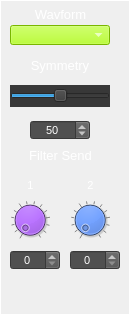
     <widget class="CustomFrame" name="frame_Osc1Waveform">
      <property name="geometry">
       <rect>
        <x>10</x>
        <y>10</y>
        <width>130</width>
        <height>315</height>
       </rect>
      </property>
      <property name="styleSheet">
       <string notr="true">color: rgb(255, 255, 255);</string>
      </property>
      <property name="frameShape">
       <enum>QFrame::Panel</enum>
      </property>
      <property name="frameShadow">
       <enum>QFrame::Plain</enum>
      </property>
      <property name="lineWidth">
       <number>1</number>
      </property>
      <property name="midLineWidth">
       <number>1</number>
      </property>
      <widget class="QLabel" name="label_3">
       <property name="geometry">
        <rect>
         <x>30</x>
         <y>4</y>
         <width>61</width>
         <height>21</height>
        </rect>
       </property>
       <property name="font">
        <font>
         <pointsize>10</pointsize>
        </font>
       </property>
       <property name="styleSheet">
        <string notr="true">color: rgb(255, 255, 255);</string>
       </property>
       <property name="text">
        <string>Wavform</string>
       </property>
       <property name="alignment">
        <set>Qt::AlignCenter</set>
       </property>
      </widget>
      <widget class="QSpinBox" name="spinBox_Osc1SendFilter2">
       <property name="geometry">
        <rect>
         <x>70</x>
         <y>250</y>
         <width>50</width>
         <height>20</height>
        </rect>
       </property>
       <property name="font">
        <font>
         <pointsize>8</pointsize>
        </font>
       </property>
       <property name="focusPolicy">
        <enum>Qt::NoFocus</enum>
       </property>
       <property name="styleSheet">
        <string notr="true">background-color: rgb(80,80,80);
color: rgb(255, 255, 255);</string>
       </property>
       <property name="alignment">
        <set>Qt::AlignCenter</set>
       </property>
       <property name="readOnly">
        <bool>false</bool>
       </property>
       <property name="accelerated">
        <bool>true</bool>
       </property>
       <property name="maximum">
        <number>100</number>
       </property>
       <property name="value">
        <number>0</number>
       </property>
      </widget>
      <widget class="CustomDial" name="dial_Osc1SendFilter2">
       <property name="geometry">
        <rect>
         <x>70</x>
         <y>200</y>
         <width>40</width>
         <height>40</height>
        </rect>
       </property>
       <property name="focusPolicy">
        <enum>Qt::NoFocus</enum>
       </property>
       <property name="styleSheet">
        <string notr="true">background-color: rgb(0, 85, 255);</string>
       </property>
       <property name="maximum">
        <number>100</number>
       </property>
       <property name="value">
        <number>0</number>
       </property>
       <property name="wrapping">
        <bool>false</bool>
       </property>
       <property name="notchTarget">
        <double>8.000000000000000</double>
       </property>
       <property name="notchesVisible">
        <bool>true</bool>
       </property>
      </widget>
      <widget class="QSpinBox" name="spinBox_Osc1SendFilter1">
       <property name="geometry">
        <rect>
         <x>10</x>
         <y>250</y>
         <width>50</width>
         <height>20</height>
        </rect>
       </property>
       <property name="font">
        <font>
         <pointsize>8</pointsize>
        </font>
       </property>
       <property name="focusPolicy">
        <enum>Qt::NoFocus</enum>
       </property>
       <property name="styleSheet">
        <string notr="true">background-color: rgb(80,80,80);
color: rgb(255, 255, 255);</string>
       </property>
       <property name="alignment">
        <set>Qt::AlignCenter</set>
       </property>
       <property name="readOnly">
        <bool>false</bool>
       </property>
       <property name="accelerated">
        <bool>true</bool>
       </property>
       <property name="maximum">
        <number>100</number>
       </property>
       <property name="value">
        <number>0</number>
       </property>
      </widget>
      <widget class="QLabel" name="label_5">
       <property name="geometry">
        <rect>
         <x>15</x>
         <y>145</y>
         <width>91</width>
         <height>21</height>
        </rect>
       </property>
       <property name="font">
        <font>
         <pointsize>10</pointsize>
        </font>
       </property>
       <property name="styleSheet">
        <string notr="true">color: rgb(255, 255, 255);</string>
       </property>
       <property name="text">
        <string>Filter Send</string>
       </property>
       <property name="alignment">
        <set>Qt::AlignCenter</set>
       </property>
      </widget>
      <widget class="CustomDial" name="dial_Osc1SendFilter1">
       <property name="geometry">
        <rect>
         <x>10</x>
         <y>200</y>
         <width>40</width>
         <height>40</height>
        </rect>
       </property>
       <property name="focusPolicy">
        <enum>Qt::NoFocus</enum>
       </property>
       <property name="styleSheet">
        <string notr="true">background-color: rgb(170, 85, 255);</string>
       </property>
       <property name="maximum">
        <number>100</number>
       </property>
       <property name="value">
        <number>0</number>
       </property>
       <property name="wrapping">
        <bool>false</bool>
       </property>
       <property name="notchTarget">
        <double>8.000000000000000</double>
       </property>
       <property name="notchesVisible">
        <bool>true</bool>
       </property>
      </widget>
      <widget class="QLabel" name="label_51">
       <property name="geometry">
        <rect>
         <x>20</x>
         <y>170</y>
         <width>21</width>
         <height>31</height>
        </rect>
       </property>
       <property name="font">
        <font>
         <pointsize>8</pointsize>
        </font>
       </property>
       <property name="styleSheet">
        <string notr="true">color: rgb(255, 255, 255);</string>
       </property>
       <property name="text">
        <string>1</string>
       </property>
       <property name="alignment">
        <set>Qt::AlignCenter</set>
       </property>
      </widget>
      <widget class="QLabel" name="label_52">
       <property name="geometry">
        <rect>
         <x>80</x>
         <y>170</y>
         <width>21</width>
         <height>31</height>
        </rect>
       </property>
       <property name="font">
        <font>
         <pointsize>8</pointsize>
        </font>
       </property>
       <property name="styleSheet">
        <string notr="true">color: rgb(255, 255, 255);</string>
       </property>
       <property name="text">
        <string>2</string>
       </property>
       <property name="alignment">
        <set>Qt::AlignCenter</set>
       </property>
      </widget>
      <widget class="CustomComboBox" name="comboBox_Osc1Waveform">
       <property name="geometry">
        <rect>
         <x>10</x>
         <y>25</y>
         <width>100</width>
         <height>20</height>
        </rect>
       </property>
       <property name="font">
        <font>
         <pointsize>8</pointsize>
        </font>
       </property>
       <property name="focusPolicy">
        <enum>Qt::NoFocus</enum>
       </property>
       <property name="styleSheet">
        <string notr="true">selection-background-color: rgb(255, 0, 0);
border-color: rgb(0, 0, 0);
background-color: rgb(170, 255, 0);
</string>
       </property>
       <property name="currentText">
        <string/>
       </property>
       <property name="currentIndex">
        <number>-1</number>
       </property>
       <property name="maxVisibleItems">
        <number>4</number>
       </property>
      </widget>
      <widget class="CustomHorizontalSlider" name="horizontalSlider_Osc1Symmetry">
       <property name="geometry">
        <rect>
         <x>10</x>
         <y>85</y>
         <width>100</width>
         <height>22</height>
        </rect>
       </property>
       <property name="focusPolicy">
        <enum>Qt::NoFocus</enum>
       </property>
       <property name="styleSheet">
        <string notr="true">background-color: rgb(56, 56, 56);</string>
       </property>
       <property name="minimum">
        <number>5</number>
       </property>
       <property name="maximum">
        <number>95</number>
       </property>
       <property name="value">
        <number>50</number>
       </property>
       <property name="orientation">
        <enum>Qt::Horizontal</enum>
       </property>
       <property name="tickPosition">
        <enum>QSlider::NoTicks</enum>
       </property>
       <property name="tickInterval">
        <number>10</number>
       </property>
      </widget>
      <widget class="QLabel" name="label_4">
       <property name="geometry">
        <rect>
         <x>10</x>
         <y>55</y>
         <width>100</width>
         <height>20</height>
        </rect>
       </property>
       <property name="font">
        <font>
         <pointsize>10</pointsize>
        </font>
       </property>
       <property name="styleSheet">
        <string notr="true">color: rgb(255, 255, 255);</string>
       </property>
       <property name="text">
        <string>Symmetry</string>
       </property>
       <property name="alignment">
        <set>Qt::AlignCenter</set>
       </property>
      </widget>
      <widget class="QSpinBox" name="spinBox_Osc1Symmetry">
       <property name="geometry">
        <rect>
         <x>30</x>
         <y>120</y>
         <width>60</width>
         <height>20</height>
        </rect>
       </property>
       <property name="font">
        <font>
         <pointsize>8</pointsize>
        </font>
       </property>
       <property name="focusPolicy">
        <enum>Qt::NoFocus</enum>
       </property>
       <property name="styleSheet">
        <string notr="true">background-color: rgb(80,80,80);
color: rgb(255, 255, 255);</string>
       </property>
       <property name="alignment">
        <set>Qt::AlignCenter</set>
       </property>
       <property name="readOnly">
        <bool>false</bool>
       </property>
       <property name="accelerated">
        <bool>true</bool>
       </property>
       <property name="maximum">
        <number>100</number>
       </property>
       <property name="value">
        <number>50</number>
       </property>
      </widget>
     </widget>
